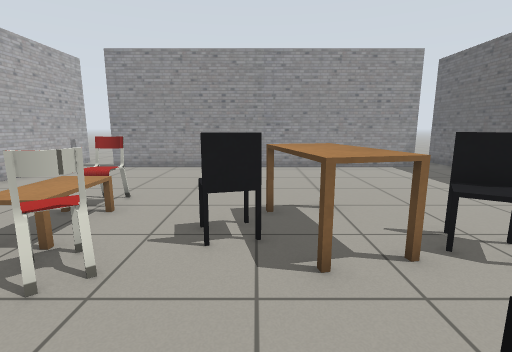
view 1 (above)

14 first-person views from a walk through a Gazebo world. The camera is 1 m above the floor, tilts 10° down and sees 85° across. The floor is counted in squares, 0.5 m on a side. Each view is taken from the middle of a square. On the plan, view 1 faces up. The plan holds only what a view shows up to about 16 squares ahead; the rest is blank. Simple shapes stand in for some stock models. Some surface patterns are stand-ins.

view 2
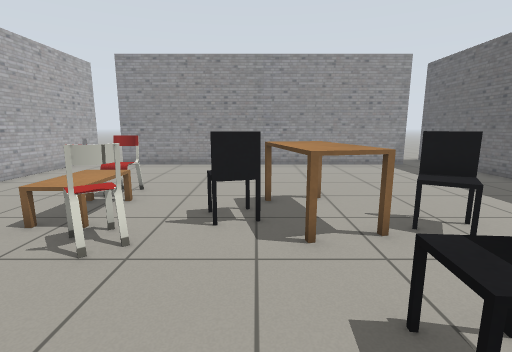

view 3
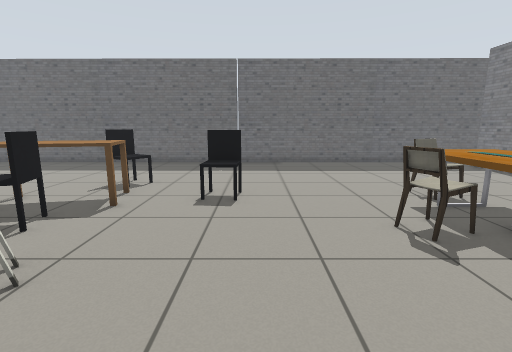

view 4
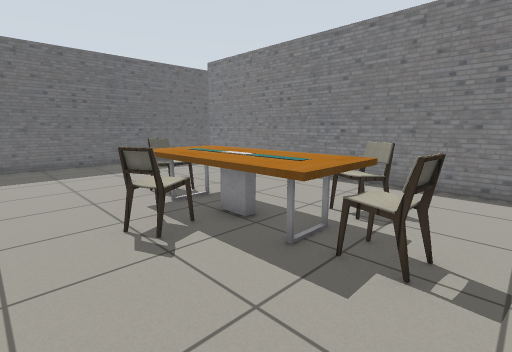

view 5
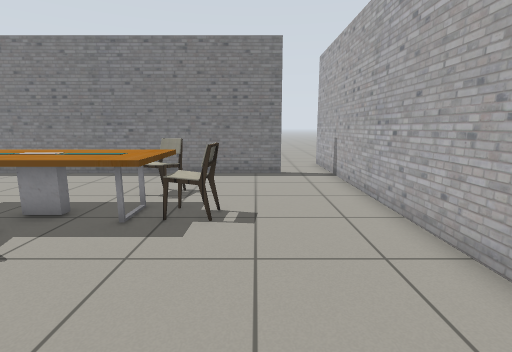

view 6
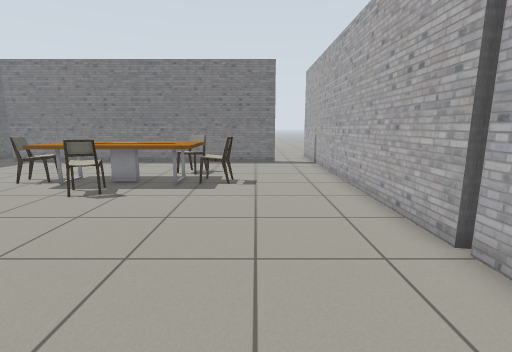

view 7
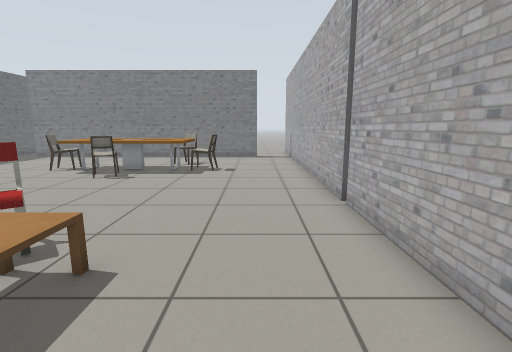

view 8
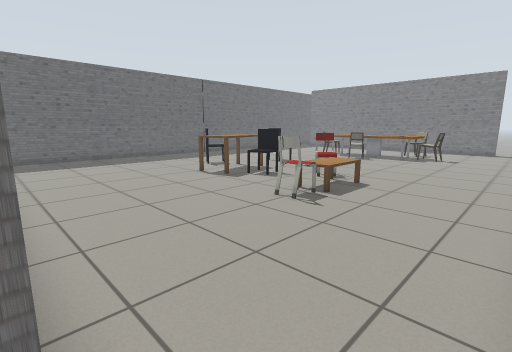

view 9
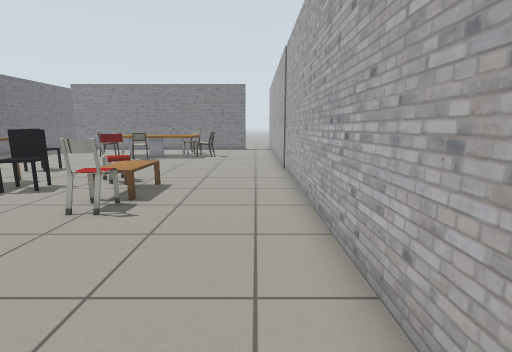

view 10
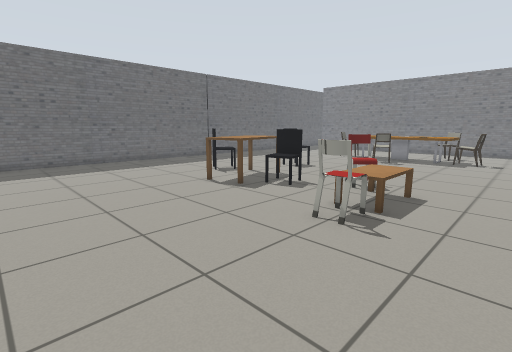

view 11
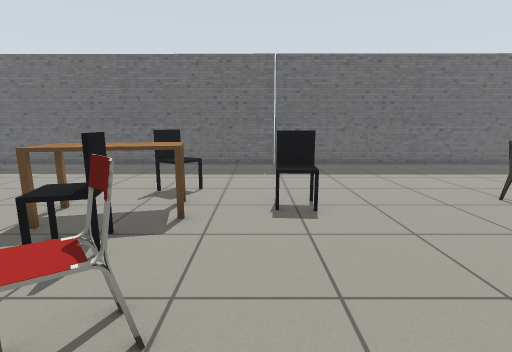

view 12
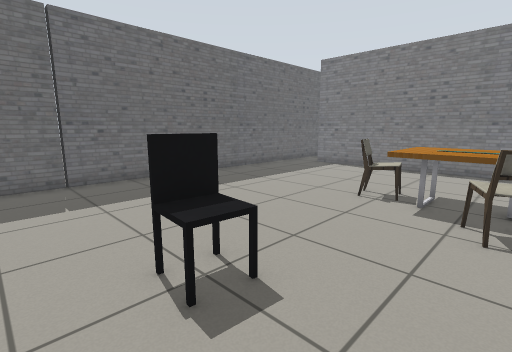

view 13
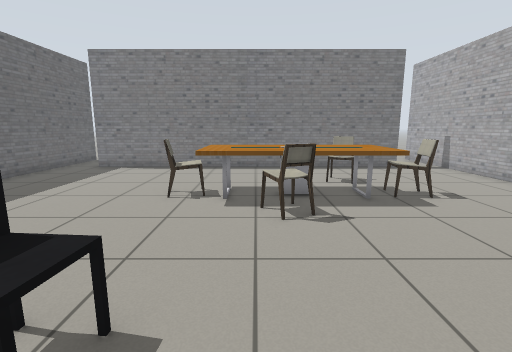

view 14
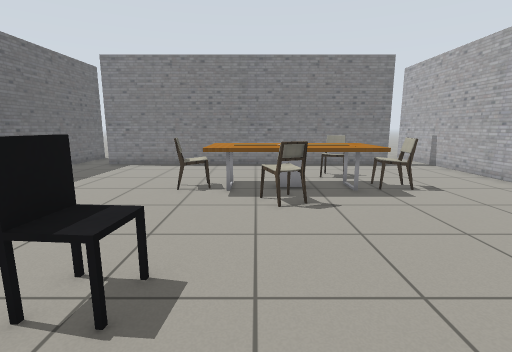

### Floor plan
Points are (right, up) in squares from view 1. A wall is a line through its corners. A room is listed if a view was taken in it or the views show most of it. See-through windows are left out.
Room 1 (views 1, 2, 3, 4, 5, 6, 7, 10, 11, 12, 13, 14)
walls: (-9.7, 0.6) (-9.4, 0.6) (-9.3, -11.5); (-7.1, -11) (8, -11); (8, 13.9) (-7.1, 13.9); (-9.5, 13.4) (-9.4, 0.9); (9.8, -11.5) (9.9, 13.6)
ways out: opening at (-8.5, 14) to room 2; opening at (8.5, 14) to room 2; opening at (-8.5, -11); opening at (8.5, -11); gap at (-10, 1)
objects: chair (-5, -6) to (-4, -5); table (-4, -6) to (1, -4); coffee table (-4, 4) to (-4, 6); chair (-4, 7) to (-4, 8); chair (-3, -8) to (-3, -7); chair (-3, 3) to (-2, 4); chair (-1, -4) to (0, -3); office chair (-1, 5) to (0, 6); table (1, 4) to (2, 7); chair (2, -6) to (2, -5); office chair (2, 1); office chair (3, 4) to (4, 5)
Room 2 (views 8, 9)
walls: (-9.5, 15.9) (-9.5, 13.4); (9.9, 13.6) (9.9, 16.1)
ways out: opening at (-8.5, 14) to room 1; opening at (8.5, 14) to room 1

Where each view was taken, in squares from view 1:
view 1: 0 up, 0 right, facing up
view 2: 1 down, 0 right, facing up
view 3: 0 up, 6 left, facing right
view 4: 1 down, 6 left, facing down-right
view 5: 1 up, 6 left, facing down
view 6: 5 up, 6 left, facing down
view 7: 8 up, 7 left, facing down
view 8: 14 up, 9 left, facing down-right
view 9: 14 up, 8 left, facing down
view 10: 13 up, 7 left, facing down-right
view 11: 2 up, 5 left, facing right
view 12: 3 up, 1 left, facing down-right
view 13: 3 up, 0 right, facing down
view 14: 4 up, 0 right, facing down
